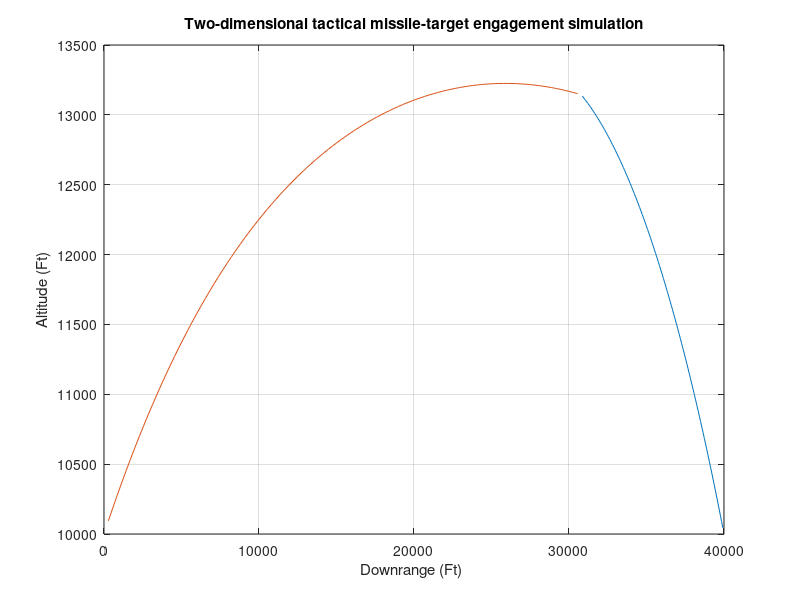

MATLAB code to generate this figure:
clear all;
n=0;
% velocity of missile and target
VM = 3000.;
VT = 900.;

% acceleration magnitude of target
g = 32.2; %ft /s^2
XNT = -g;

% initial heading error
HEDEG = 10.;

% acceleration magnitude of missile
XNP = 5.;

% initial positions of missile and target
RM1 = 0.;
RM2 = 10000.;
RT1 = 40000.;
RT2 = 10000.;

% initial target angle from reference frame
BETA=pi/6;

% velocity components of target
VT1=-VT*cos(BETA);
VT2=VT*sin(BETA);

% convert degrees to radians
HE=HEDEG/57.3;

% time 
T=0.;
S=0.;

% x and y distance between missile and target
RTM1=RT1-RM1;
RTM2=RT2-RM2;

% magnitude distance between missile and target
RTM=sqrt(RTM1*RTM1+RTM2*RTM2);

% angle between missile and target respect to earth frame
XLAM=atan2(RTM2,RTM1);

% missile lead angle, initial launch angle, correct on collision triangle
XLEAD=asin(VT*sin(BETA+XLAM)/VM);

% missile angle respect to earth frame
THET=XLAM+XLEAD;

% componentize missile velocity
VM1=VM*cos(THET+HE);
VM2=VM*sin(THET+HE);

% difference between missle and target velocities componentized
VTM1 = VT1 - VM1;
VTM2 = VT2 - VM2;

% closing velocity, -RdotTM
VC=-(RTM1*VTM1 + RTM2*VTM2)/RTM;

% when Vc changes direction
while VC >= 0

	if RTM < 1000
		% integration step size change
		H=.0002;
		else
		H=.01;
	end

	% set previous variables to current ones
	BETAOLD=BETA;
	RT1OLD=RT1;
	RT2OLD=RT2;
	RM1OLD=RM1;
	RM2OLD=RM2;
	VM1OLD=VM1;
	VM2OLD=VM2;

	STEP=1;
	FLAG=0;
	while STEP <=1 % 2nd order runge kutta
		if FLAG==1 % 1st step of runge kutta
			STEP=2;
			BETA=BETA+H*BETAD;
			RT1=RT1+H*VT1;
			RT2=RT2+H*VT2;
			RM1=RM1+H*VM1;
			RM2=RM2+H*VM2;
			VM1=VM1+H*AM1;
			VM2=VM2+H*AM2;
			T=T+H;
		end
		% solve for variables to find missile acceleration and beta dot
		RTM1=RT1-RM1;
		RTM2=RT2-RM2;
		RTM=sqrt(RTM1*RTM1+RTM2*RTM2);
		VTM1=VT1-VM1;
		VTM2=VT2-VM2;
		VC=-(RTM1*VTM1+RTM2*VTM2)/RTM;
		XLAM=atan2(RTM2,RTM1);
		XLAMD=(RTM1*VTM2-RTM2*VTM1)/(RTM*RTM);
		XNC=XNP*VC*XLAMD;
		AM1=-XNC*sin(XLAM);
		AM2=XNC*cos(XLAM);
		VT1=-VT*cos(BETA);
		VT2=VT*sin(BETA);
		BETAD=XNT/VT;
		FLAG=1;
	end
	% 2nd step of runge kutta
	FLAG=0;
	BETA=.5*(BETAOLD+BETA+H*BETAD);
	RT1=.5*(RT1OLD+RT1+H*VT1);
	RT2=.5*(RT2OLD+RT2+H*VT2);
	RM1=.5*(RM1OLD+RM1+H*VM1);
	RM2=.5*(RM2OLD+RM2+H*VM2);
	VM1=.5*(VM1OLD+VM1+H*AM1);
	VM2=.5*(VM2OLD+VM2+H*AM2);
	S=S+H;
	% plot every 0.1 seconds for computation sake
	if S >=.09999
		S=0.;
		n=n+1;
		ArrayT(n)=T;
		ArrayRT1(n)=RT1;
		ArrayRT2(n)=RT2;
		ArrayRM1(n)=RM1;
		ArrayRM2(n)=RM2;
		ArrayXNCG(n)=XNC/32.2;
		ArrayRTM(n)=RTM;

		% store heading over time
		ArrayMissileAngle(n)=rad2deg(XLAM+atan2(VM2,VM1));
		ArrayMissileY(n)=VM2;
	end
end
RTM;
figure
plot(ArrayRT1,ArrayRT2,ArrayRM1,ArrayRM2),grid
title('Two-dimensional tactical missile-target engagement simulation')
xlabel('Downrange (Ft) ')
ylabel('Altitude (Ft)')
% figure
% plot(ArrayT,ArrayXNCG),grid
% title('Two-dimensional tactical missile-target engagement simulation')
% xlabel('Time (sec)')
% ylabel('Acceleration of missle (G)')
% figure
% plot(ArrayT, ArrayMissileAngle), grid
% title('Missile Velocity Angle relative to earth frame')
% xlabel('Time (sec)')
% ylabel('Angle of missile velocity (deg)')
% figure
% plot(ArrayT, ArrayMissileY), grid
% title('Missile Y Velocity')
% xlabel('Time (sec)')
% ylabel('missile velocity Y (deg)')
clc
output=[ArrayT',ArrayRT1',ArrayRT2',ArrayRM1',ArrayRM2',ArrayXNCG',ArrayRTM' ];
